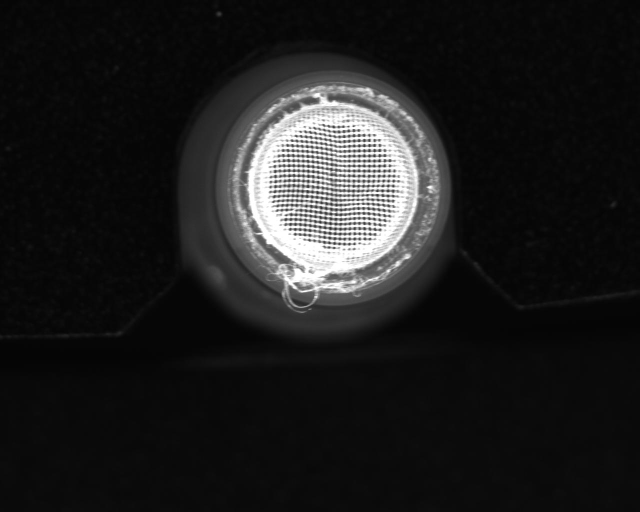
#> input picture testImg/1.jpg, 1280 x 1024 px (shown at 1/2 size)
$ python draw.py
#> lines starting #> are read from the running program, lines starting #| are printed output that depends on the picture


from PIL import ImageDraw,Image
path = 'testImg/1.jpg'
image = Image.open(path) # 打开一张图片
#> image is the input picture: PIL image 1280x1024 L; min 3, max 255, mean 30.9
draw = ImageDraw.Draw(image) # 在上面画画
draw.rectangle([250, 50, 950, 700],outline=(255)) # [左上角x，左上角y，右下角x，右下角y]，outline边框颜色
image.show()
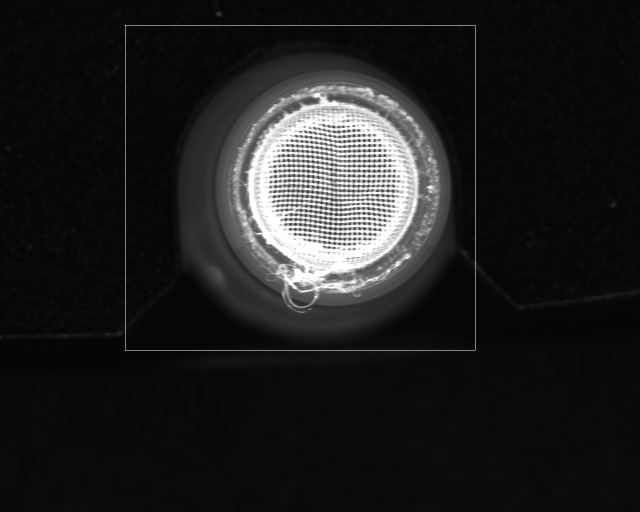
#> shown: PIL image 1280x1024 L (shown at 1/2 size); min 3, max 255, mean 31.4
